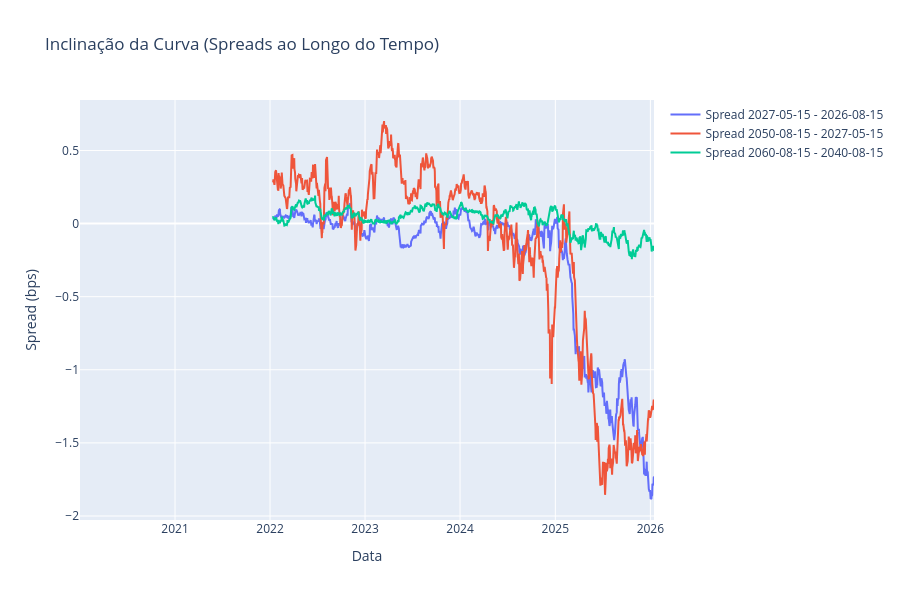

Notebook code cell kept with this figure:
### Code cell
import plotly.graph_objects as go

pivot = df.pivot(index='data_referencia', columns='data_vencimento', values='taxa_anbima')

# Ajuste os vencimentos conforme disponíveis no seu dataset
v1 = '2027-05-15'
v2 = '2026-08-15'
v3 = '2050-08-15'
v4 = '2060-08-15'
v5 = '2040-08-15'

fig = go.Figure()

fig.add_trace(go.Scatter(
    x=pivot.index, y=pivot[v1] - pivot[v2],
    mode='lines', name=f"Spread {v1} - {v2}"
))
fig.add_trace(go.Scatter(
    x=pivot.index, y=pivot[v3] - pivot[v1],
    mode='lines', name=f"Spread {v3} - {v1}"
))
fig.add_trace(go.Scatter(
    x=pivot.index, y=pivot[v4] - pivot[v5],
    mode='lines', name=f"Spread {v4} - {v5}"
))

fig.update_layout(
    title="Inclinação da Curva (Spreads ao Longo do Tempo)",
    xaxis_title="Data",
    yaxis_title="Spread (bps)",
    height=600
)

fig.show()

### Figure 1 — Plotly figure (JSON) as saved in the notebook; plotly's stock layout.template omitted (floating-point values rounded to 4 significant figures; data arrays with more than 128 entries replaced by an {"elided": "..."} marker saying what was removed)
{"data": [{"mode": "lines", "name": "Spread 2027-05-15 - 2026-08-15", "type": "scatter", "x": {"elided": "1517 str values"}, "y": {"elided": "1517 float values"}}, {"mode": "lines", "name": "Spread 2050-08-15 - 2027-05-15", "type": "scatter", "x": {"elided": "1517 str values"}, "y": {"elided": "1517 float values"}}, {"mode": "lines", "name": "Spread 2060-08-15 - 2040-08-15", "type": "scatter", "x": {"elided": "1517 str values"}, "y": {"elided": "1517 float values"}}], "layout": {"height": 600, "title": {"text": "Inclinação da Curva (Spreads ao Longo do Tempo)"}, "xaxis": {"title": {"text": "Data"}}, "yaxis": {"title": {"text": "Spread (bps)"}}}}
